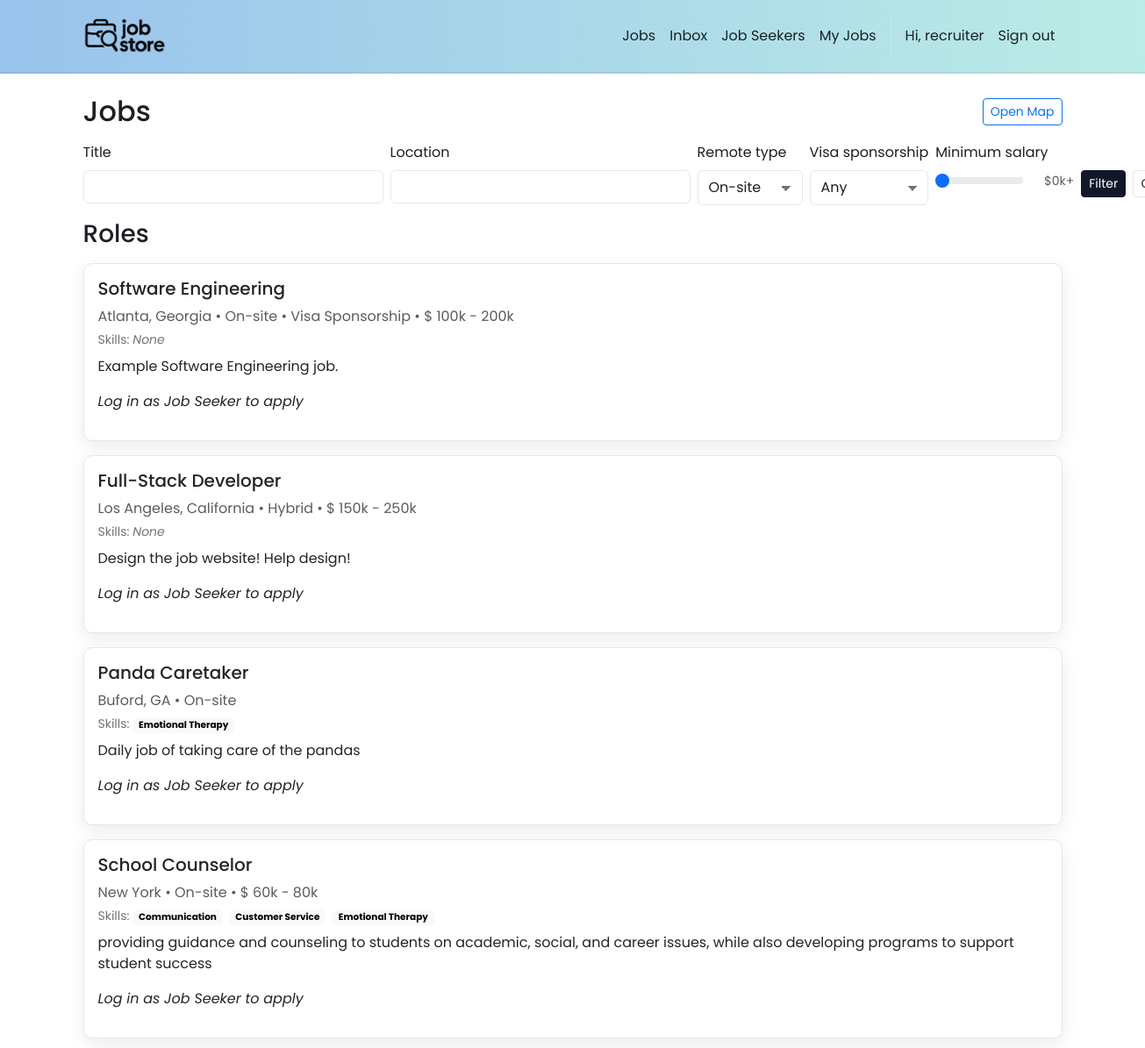
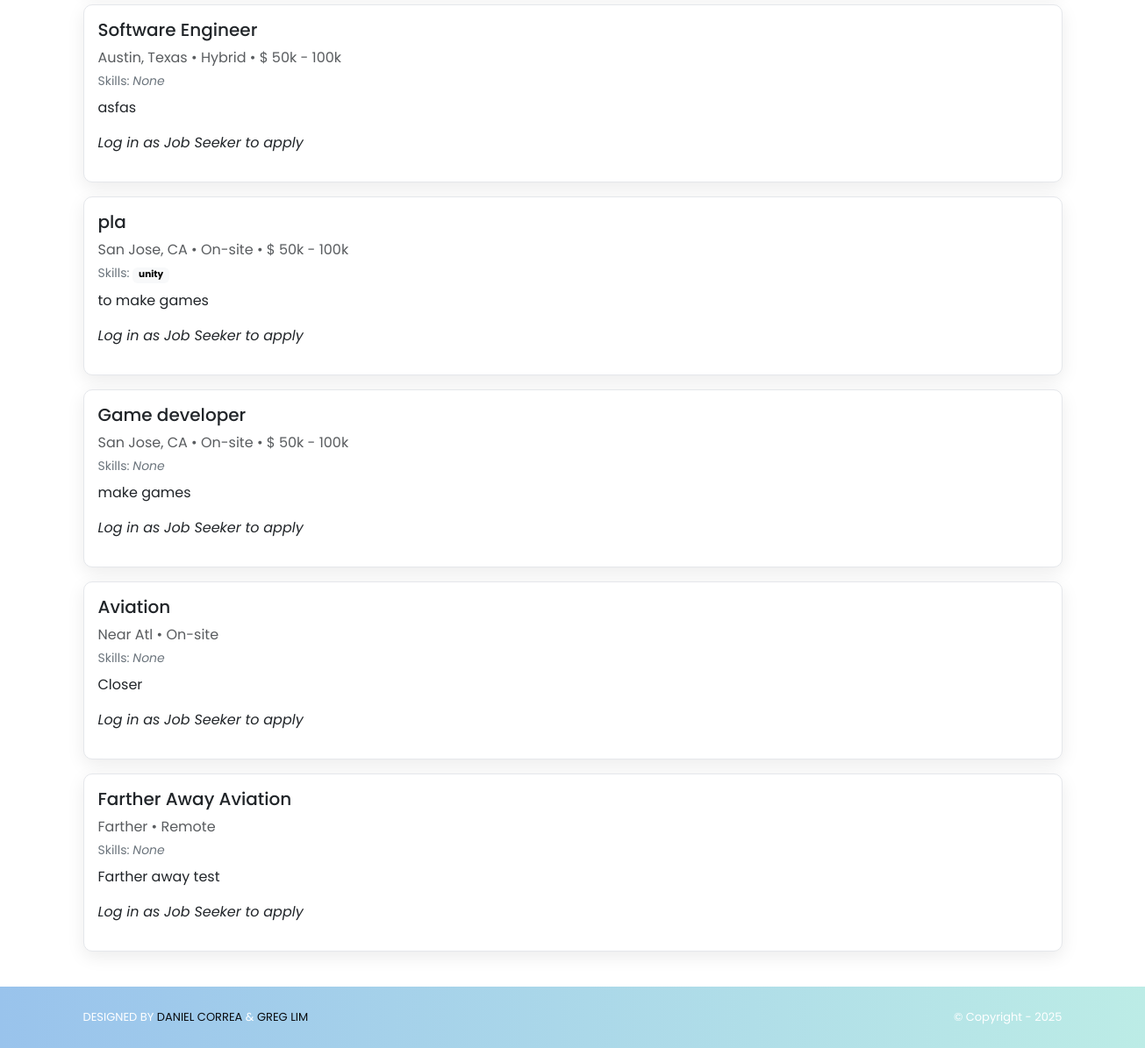
Screenshot of /jobs/ (signed in) with the database file from the repository (2 pictures, top to bottom).
### accounts/models.py (models this page shows)
class User(AbstractUser):
    class Roles(models.TextChoices):
        RECRUITER = "RECRUITER", "Recruiter"
        JOB_SEEKER = "JOB_SEEKER", "Job Seeker"
    role = models.CharField(
        max_length=20, choices=Roles.choices, default=Roles.JOB_SEEKER, db_index=True
    )
    @property
    def is_recruiter(self) -> bool:
        return self.role == self.Roles.RECRUITER
    @property
    def is_jobseeker(self) -> bool:
        return self.role == self.Roles.JOB_SEEKER

### jobs/models.py (models this page shows, shortened)
class Job(models.Model):
    class RemoteType(models.TextChoices):
        ONSITE = "ONSITE", "On-site"
        REMOTE = "REMOTE", "Remote"
        HYBRID = "HYBRID", "Hybrid"
    title = models.CharField(max_length=200, db_index=True)
    description = models.TextField()
    location = models.CharField(max_length=200, db_index=True)
    address = models.CharField(max_length=200, db_index=True)
    remote_type = models.CharField(max_length=6, choices=RemoteType.choices)
    salary_min = models.PositiveIntegerField(null=True, blank=True)
    salary_max = models.PositiveIntegerField(null=True, blank=True)
    visa_sponsorship = models.BooleanField(default=False)
    min_experience = models.PositiveIntegerField(null=True, blank=True)
    skills = models.ManyToManyField(Skill, blank=True, related_name="jobs")
    created_by = models.ForeignKey(
        settings.AUTH_USER_MODEL,
        on_delete=models.CASCADE,
        related_name="jobs",
        limit_choices_to={"role": "RECRUITER"},
    )
    created_at = models.DateTimeField(auto_now_add=True)

### jobSeekers/models.py (models this page shows, shortened)
class Skill(models.Model):
    name = models.CharField(max_length=255, unique=True)

### jobs/views.py (the view)
# urls.py: path("", views.job_list, name="jobs.list"),
def job_list(request):
    qs = Job.objects.all().select_related("created_by").prefetch_related("skills")
    f = JobFilter(request.GET, queryset=qs)
    selected_remote_types = [v for v in request.GET.getlist("remote_type") if v]
    applied_jobs_preprocess = []
    if request.user.is_authenticated and request.user.is_jobseeker:
        applied_jobs_preprocess = Application.objects.filter(user=request.user).values_list('job_id', flat=True)
    applied_jobs_status = applied_jobs_preprocess
    applied_jobs = json.dumps(list(applied_jobs_preprocess))
    return render(request, "jobs/list.html", {
        "filter": f,
        "jobs": f.qs,
        "selected_remote_types": selected_remote_types,
        "applied_jobs": applied_jobs,
        "applied_jobs_status": applied_jobs_status,
    })

### jobStore/context_processors.py (called while the page is built)
def static_revisions(request):
    base = Path(settings.BASE_DIR)
    logo_path = base / 'jobStore' / 'static' / 'img' / 'logo.png'
    try:
        rev_logo = str(int(os.path.getmtime(logo_path)))
    except Exception:
        rev_logo = '1'
    css_path = base / 'jobStore' / 'static' / 'css' / 'style.css'
    try:
        rev_css = str(int(os.path.getmtime(css_path)))
    except Exception:
        rev_css = '1'
    return {
        'STATIC_REV_LOGO': rev_logo,
        'STATIC_REV_CSS': rev_css,
    }

### jobs/templates/jobs/list.html (shortened to what this page needs)
{% extends "base.html" %}
{% load static %}
{% block content %}
<div class="container py-4">
  <div class="d-flex justify-content-between align-items-center mb-3">
    <h2 class="mb-0">Jobs</h2>
    <a href="{% url 'map.index' %}" class="btn btn-outline-primary btn-sm">Open Map</a>
  </div>
  <form method="get" id="filterForm" class="d-flex flex-nowrap align-items-start gap-2 mb-3">
    <div class="flex-shrink-0" style="min-width:140px">
      <label class="form-label">Title</label>
      <input class="form-control" type="text" name="title" value="{{ request.GET.title|default_if_none:'' }}">
    </div>
    <div class="flex-shrink-0" style="min-width:140px">
      <label class="form-label">Location</label>
      <input class="form-control" type="text" id="id_location" name="location" value="{{ request.GET.location|default_if_none:'' }}">
    </div>
    <div class="flex-shrink-0" style="min-width:120px">
      <label class="form-label">Remote type</label>
      <select class="form-select" name="remote_type">
        {% for val,label in filter.form.remote_type.field.choices %}
          <option value="{{ val }}" {% if val in selected_remote_types %}selected{% endif %}>{{ label }}</option>
        {% endfor %}
      </select>
    </div>
    <div class="flex-shrink-0" style="min-width:120px">
      <label class="form-label">Visa sponsorship</label>
      <select class="form-select" name="visa_sponsorship">
        <option value="">Any</option>
      </select>
    </div>
    <div class="flex-shrink-0" style="min-width:140px">
      <label class="form-label" for="salaryMinRangeSearch">Minimum salary</label>
      <div class="d-flex align-items-center">
        <input id="salaryMinRangeSearch" type="range" class="form-range me-2" min="0" max="500000" step="50000" style="width:100px">
        <span class="small text-muted" id="salaryRangeDisplaySearch" style="display:inline-block; min-width:50px; text-align:right;"></span>
      </div>
    </div>
    <div class="flex-shrink-0">
      <label class="form-label d-block">&nbsp;</label>
      <button class="btn btn-dark btn-sm me-1">Filter</button>
      <a href="{% url 'jobs.list' %}" class="btn btn-outline-secondary btn-sm">Clear</a>
    </div>
  </form>
  <h3 class="mb-3">Roles</h3>
  {% for job in jobs %}
    <div class="card mb-3">
      <div class="card-body">
        <h5 class="card-title">{{ job.title }}</h5>
        <div class="text-muted mb-1">
          {{ job.location }} &bull; {{ job.get_remote_type_display }}
          {% if job.visa_sponsorship %} &bull; Visa Sponsorship{% endif %}
          {% if job.salary_min or job.salary_max %}
            &bull; $
            {% if job.salary_min %}{% widthratio job.salary_min 1000 1 %}k{% else %}?{% endif %}
            -
            {% if job.salary_max %}{% widthratio job.salary_max 1000 1 %}k{% else %}?{% endif %}
          {% endif %}
        </div>
        <div class="small text-secondary mb-2">
          Skills:
          {% for s in job.skills.all %}
            <span class="badge text-bg-light me-1">{{ s.name }}</span>
          {% empty %}
            <em>None</em>
          {% endfor %}
        </div>
        <p class="card-text">{{ job.description|truncatewords:40 }}</p>
        {% if user.is_authenticated %}
          {% if user.is_jobseeker %}
            {% if job.id in applied_jobs_status %}
              <a href="{% url 'application_status' job.id %}" class="btn btn-primary">Check Status</a>
            {% else %}
              <button type="button" class="btn btn-success" data-bs-toggle="modal" data-bs-target="#applyModal{{ job.id }}">Apply</button>
            {% endif %}
            <div class="modal fade" id="applyModal{{ job.id }}" tabindex="-1" aria-hidden="true">
              <div class="modal-dialog">
                <div class="modal-content">
                  <div class="modal-header">
                    <h5 class="modal-title">Apply for {{ job.title }}</h5>
                    <button type="button" class="btn-close" data-bs-dismiss="modal"></button>
                  </div>
                  <div class="modal-body">
                    <form method="POST" action="{% url 'apply_job' job.id %}">
                      {% csrf_token %}
                      <div class="mb-3">
                        <label for="message" class="form-label">Message to Employer</label>
                        <textarea class="form-control" id="message" name="message" rows="4" required></textarea>
                      </div>
                      <button type="submit" class="btn btn-primary">Send Application</button>
                    </form>
                  </div>
                </div>
              </div>
            </div>
          {% else %}
            <p><em>Log in as Job Seeker to apply</em></p>
          {% endif %}
        {% else %}
          <p><em>Log in to apply for this job.</em></p>
        {% endif %}
      </div>
    </div>
  {% empty %}
    <p>No jobs match your filters.</p>
  {% endfor %}
</div>
{% endblock %}

### jobStore/templates/base.html (shortened to what this page needs)
<!DOCTYPE html>
<html>
  {% load static %}
  <head>
    <link href="https://cdn.jsdelivr.net/npm/bootstrap@5.3.3/dist/css/bootstrap.min.css"
          rel="stylesheet">
    <link rel="stylesheet"
          href="https://cdnjs.cloudflare.com/ajax/libs/font-awesome/6.1.1/css/all.min.css">
    <link rel="stylesheet" type="text/css" href="{% static 'css/style.css' %}?v={{ STATIC_REV_CSS }}">
  </head>
  <body class="d-flex flex-column min-vh-100{% if request.resolver_match and request.resolver_match.url_name == 'home.index' %} is-home{% endif %}">
    <nav class="p-3 navbar navbar-light ms-brandbar navbar-expand-lg">
      <div class="container">
        <a class="navbar-brand" href="{% url 'home.index' %}">
          <img src="{% static 'img/logo.png' %}?v={{ STATIC_REV_LOGO }}" alt="logo" height="40" />
        </a>
        <div class="collapse navbar-collapse" id="navbarNavAltMarkup">
          <div class="navbar-nav ms-auto navbar-ml align-items-lg-center">
            <a class="nav-link" href="{% url 'jobs.list' %}">Jobs</a>
            {% if user.is_authenticated %}
              <a class = "nav-link" href="{% url 'inbox' %}">
                Inbox
              </a>
              {% if user.is_staff or user.is_recruiter %}
                <a class="nav-link" href="{% url 'jobSeekers.index' %}">Job Seekers</a>
                <a class="nav-link" href="{% url 'jobs.dashboard' %}">My Jobs</a>
              {% endif %}
              <span class="nav-link disabled">Hi, {{ user.username }}</span>
              <a class="nav-link" href="{% url 'logout' %}">Sign out</a>
            {% else %}
              <a class="nav-link" href="{% url 'login' %}">Log in</a>
              <a class="nav-link" href="{% url 'signup.choice' %}">Sign up</a>
            {% endif %}
          </div>
        </div>
      </div>
    </nav>
    <div class="flex-grow-1">
      {% block content %}
      {% endblock content %}
    </div>
    <section class="p-3 ms-footer-bottom">
      <div class="container d-flex justify-content-between">
        <div class="me-5 text-white">
          <span>DESIGNED BY
            <a href="https://www.x.com/danielgarax" target="_blank">DANIEL CORREA</a> &
            <a href="https://www.x.com/greglim81" target="_blank">GREG LIM</a>
          </span>
        </div>
        <div class="text-white">
          <span>© Copyright - 2025</span>
        </div>
      </div>
    </section>
  </body>
</html>

### jobStore/static/css/style.css (style rules this page uses)
:root { --bg: #ffffff; --bg-alt: #f6f7f9; --surface: #ffffff; --surface-2: #f2f3f5; --text: #1b1f23; --muted: #6b7280; --border: #e5e7eb; --brand-blue-1: #99C3EC; --brand-blue-2: #AAD2EC; --brand-cyan: #BCECE6; --brand-mint: #97E3C2; --brand-peach: #FFEED9; --brand-pink: #F69C9E; --primary: var(--brand-blue-1); --primary-contrast: #0b0d10; --link: var(--brand-blue-1); --success: var(--brand-mint); --warning: var(--brand-peach); --danger: var(--brand-pink); --shadow: 0 6px 20px rgba(0,0,0,0.08); --radius: 10px; --radius-sm: 8px; --radius-xs: 6px; --focus: 0 0 0 0.2rem rgba(153,195,236,0.35); --transition: 180ms ease; }
html, body { background: var(--bg); color: var(--text); }
body { font-family: 'Poppins', system-ui, -apple-system, Segoe UI, Roboto, Arial, sans-serif; line-height: 1.5; text-rendering: optimizeLegibility; -webkit-font-smoothing: antialiased; -moz-osx-font-smoothing: grayscale; transition: background-color var(--transition), color var(--transition); }
a { color: var(--link); }
.navbar { backdrop-filter: saturate(160%) blur(4px); }
.navbar .nav-link { opacity: 0.9; }
.ms-brandbar { background-color: #99C3EC; background: linear-gradient(90deg, var(--brand-blue-1), var(--brand-cyan)) !important; border-bottom: 2px solid rgba(0,0,0,0.06); }
.ms-brandbar .nav-link, .ms-brandbar .navbar-brand, .ms-brandbar .navbar-text { color: var(--primary-contrast) !important; }
.ms-brandbar .nav-link { position: relative; transition: color 160ms ease, transform 140ms ease; }
.ms-brandbar .nav-link::after { content: ''; position: absolute; left: 0; right: 0; bottom: -4px; height: 2px; width: 0; margin: 0 auto; background: var(--primary-contrast); transition: width 180ms ease; }
.card { background-color: var(--surface); border: 1px solid var(--border); border-radius: var(--radius); box-shadow: var(--shadow); }
.btn-outline-secondary { color: var(--text); border-color: var(--border); }
.btn-dark { background: #111827; border-color: #111827; }
.btn { transition: transform 140ms ease, box-shadow 180ms ease, filter 140ms ease; }
.form-control, .form-select, .form-check-input { background-color: var(--surface); border: 1px solid var(--border); color: var(--text); border-radius: var(--radius-xs); }
.form-select { padding-right: 2.25rem; background-image: linear-gradient(45deg, transparent 50%, var(--muted) 50%), linear-gradient(135deg, var(--muted) 50%, transparent 50%); background-position: calc(100% - 1.1rem) 1.05rem, calc(100% - 0.75rem) 1.05rem; background-size: 6px 6px, 6px 6px; background-repeat: no-repeat; min-height: 40px; }
.ms-footer-bottom { background-color: #99C3EC; background: linear-gradient(90deg, var(--brand-blue-1), var(--brand-cyan)) !important; border-top: 0; }
.ms-footer-bottom span { font-size: 13px; line-height: 38px; }
.ms-footer-bottom a { color: var(--primary-contrast); text-decoration: none; }
.btn, .form-control, .form-select, .nav-link, .card { transition: all var(--transition); }

### rows the page displays
User: username "recruiter"
Job: title "Software Engineering", location "Atlanta, Georgia", remote_type "On-site", visa_sponsorship "• Visa Sponsorship", salary_min "100", salary_max "200", description "Example Software Engineering job."
Job: title "Full-Stack Developer", location "Los Angeles, California", remote_type "Hybrid", salary_min "150", salary_max "250", description "Design the job website! Help design!"
Job: title "Panda Caretaker", location "Buford, GA", remote_type "On-site", description "Daily job of taking care of the pandas"
Skill: name "Emotional Therapy"
Job: title "School Counselor", location "New York", remote_type "On-site", salary_min "60", salary_max "80", description "providing guidance and counseling to students on academic, social, and career issues, while also developing programs to support student success"
Skill: name "Communication"
Skill: name "Customer Service"
Job: title "Software Engineer", location "Austin, Texas", remote_type "Hybrid", salary_min "50", salary_max "100", description "asfas"
Job: title "pla", location "San Jose, CA", remote_type "On-site", salary_min "50", salary_max "100", description "to make games"
Skill: name "unity"
Job: title "Game developer", location "San Jose, CA", remote_type "On-site", salary_min "50", salary_max "100", description "make games"
Job: title "Aviation", location "Near Atl", remote_type "On-site", description "Closer"
Job: title "Farther Away Aviation", location "Farther", remote_type "Remote", description "Farther away test"

### other values shown
form field remote_type "On-site"
